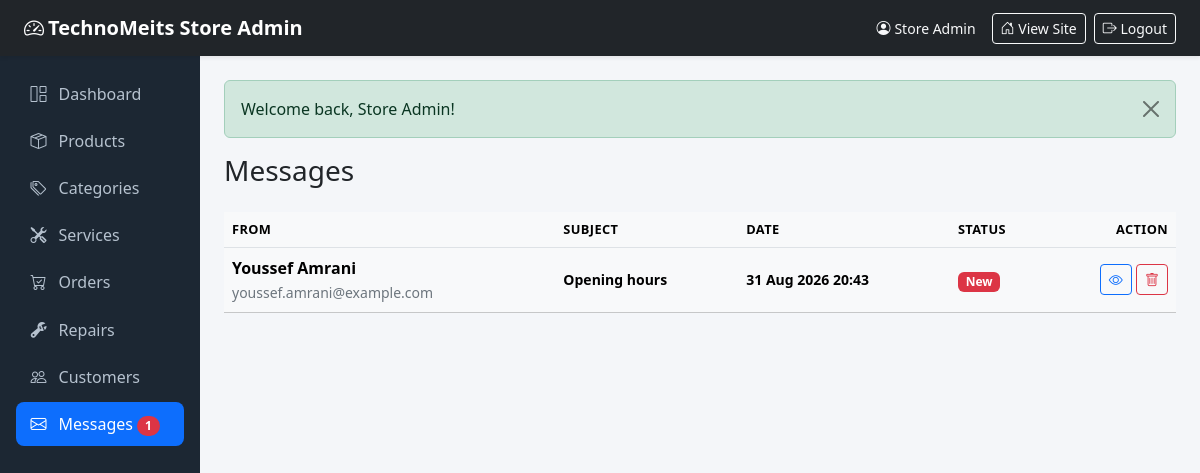
The page /public/admin/messages (signed in) on the database its author committed.
### tables this page shows
CREATE TABLE contact_messages (
    id         INT UNSIGNED AUTO_INCREMENT PRIMARY KEY,
    name       VARCHAR(100) NOT NULL,
    email      VARCHAR(150) NOT NULL,
    phone      VARCHAR(20)  DEFAULT NULL,
    subject    VARCHAR(150) DEFAULT NULL,
    message    TEXT NOT NULL,
    is_read    TINYINT(1) NOT NULL DEFAULT 0,
    created_at TIMESTAMP NOT NULL DEFAULT CURRENT_TIMESTAMP,
    INDEX idx_messages_read (is_read)
);

### app/controllers/admin/MessagesController.php (called while the page is built, shortened)
<?php
class MessagesController extends Controller
{
    public function index()
    {
        $this->adminView('admin/messages/index', [
            'title'       => 'Messages',
            'adminActive' => 'messages',
            'messages'    => (new ContactMessage())->all(),
        ]);
    }
}

### app/core/App.php (called while the page is built, shortened)
<?php
class App
{
    protected $controller;
    protected $method = 'index';
    public function __construct()
    {
        $url = $this->parseUrl();
        if (!empty($url) && strtolower($url[0]) === 'admin') {
            array_shift($url);
            $this->resolveAdmin($url);
        } else {
            $this->resolvePublic($url);
        }
        $this->params = array_values($url);
        call_user_func_array([$this->controller, $this->method], $this->params);
    }
    private function resolveAdmin(&$url)
    {
        $controllerName = !empty($url[0]) ? ucfirst(strtolower($url[0])) . 'Controller' : 'DashboardController';
        $class          = 'App\\Controllers\\Admin\\' . $controllerName;
        array_shift($url);
        $this->controller = class_exists($class) ? new $class() : new ErrorController();
        $this->method     = !empty($url[0]) ? strtolower(array_shift($url)) : 'index';
    }
    private function parseUrl()
    {
        if (isset($_GET['url'])) {
            $url = rtrim($_GET['url'], '/');
            $url = filter_var($url, FILTER_SANITIZE_URL);
            return explode('/', $url);
        }
        return [];
    }
}

### public/index.php (called while the page is built, shortened)
<?php
require_once APP_PATH . '/core/helpers.php';
new App();

### app/core/Database.php (called while the page is built, shortened)
<?php
class Database
{
    private $pdo;
    private function __construct()
    {
        $dsn = 'mysql:host=' . DB_HOST . ';port=' . DB_PORT . ';dbname=' . DB_NAME . ';charset=utf8mb4';
        try {
            $this->pdo = new PDO($dsn, DB_USER, DB_PASS, [
                PDO::ATTR_ERRMODE            => PDO::ERRMODE_EXCEPTION,
                PDO::ATTR_DEFAULT_FETCH_MODE => PDO::FETCH_ASSOC,
                PDO::ATTR_EMULATE_PREPARES   => false,
                PDO::ATTR_TIMEOUT            => 5,
            ]);
        } catch (PDOException $e) {
            http_response_code(500);
            die('Database connection failed: ' . htmlspecialchars($e->getMessage(), ENT_QUOTES, 'UTF-8'));
        }
    }
    public function run($sql, $params = [])
    {
        $stmt = $this->pdo->prepare($sql);
        $stmt->execute($params);
        return $stmt;
    }
    public function fetchAll($sql, $params = [])
    {
        return $this->run($sql, $params)->fetchAll();
    }
}

### app/core/Model.php (called while the page is built, shortened)
<?php
abstract class Model
{
    protected $db;
    protected $table;
    protected $primaryKey = 'id';
    public function __construct()
    {
        $this->db = Database::instance();
    }
    public function all()
    {
        return $this->db->fetchAll("SELECT * FROM {$this->table} ORDER BY {$this->primaryKey} DESC");
    }
}

### app/core/helpers.php (called while the page is built, shortened)
<?php
function e($value)
{
    return htmlspecialchars((string) $value, ENT_QUOTES, 'UTF-8');
}
function url($path = '')
{
    return BASE_URL . ltrim($path, '/');
}

### app/views/admin/messages/index.php (the view, shortened to what this page needs)
<h1 class="h3 mb-4">Messages</h1>
<div class="table-responsive">
    <table class="table align-middle">
        <thead>
            <tr>
                <th>From</th>
                <th>Subject</th>
                <th>Date</th>
                <th>Status</th>
                <th class="text-end">Action</th>
            </tr>
        </thead>
        <tbody>
            <?php foreach ($messages as $message): ?>
                <tr <?= !$message['is_read'] ? 'class="table-light fw-bold"' : '' ?>>
                    <td><?= e($message['name']) ?><br><small class="text-secondary fw-normal"><?= e($message['email']) ?></small></td>
                    <td class="small"><?= e($message['subject'] ?: 'No subject') ?></td>
                    <td class="small"><?= date('d M Y H:i', strtotime($message['created_at'])) ?></td>
                    <td><?= $message['is_read'] ? '<span class="badge text-bg-secondary">Read</span>' : '<span class="badge text-bg-danger">New</span>' ?></td>
                    <td class="text-end">
                        <a href="<?= url('admin/messages/show/' . $message['id']) ?>" class="btn btn-sm btn-outline-primary"><i class="bi bi-eye"></i></a>
                        <form method="post" action="<?= url('admin/messages/destroy/' . $message['id']) ?>" class="d-inline" data-confirm="Delete this message?">
                            <button class="btn btn-sm btn-outline-danger"><i class="bi bi-trash"></i></button>
                        </form>
                    </td>
                </tr>
            <?php endforeach; ?>
        </tbody>
    </table>
</div>

### public/assets/css/style.css (style rules this page uses)
:root { --brand-color: #0d6efd; --brand-dark: #0b5ed7; }
body { font-family: system-ui, -apple-system, "Segoe UI", Roboto, sans-serif; overflow-x: hidden; }
.admin-body { background: #f4f6f9; }
.table thead th { font-size: 0.8rem; text-transform: uppercase; letter-spacing: 0.03em; background: #f8f9fa; }

### rows shown on the page
contact_messages: name "Youssef Amrani", email "youssef.amrani@example.com", subject "Opening hours", created_at "31 Aug 2026 20:43", is_read "New"

### other values the page prints
APP_NAME "TechnoMeits Store"
currentUser()['name'] "Store Admin"
$unread "1"
$alert['message'] "Welcome back, Store Admin!"
